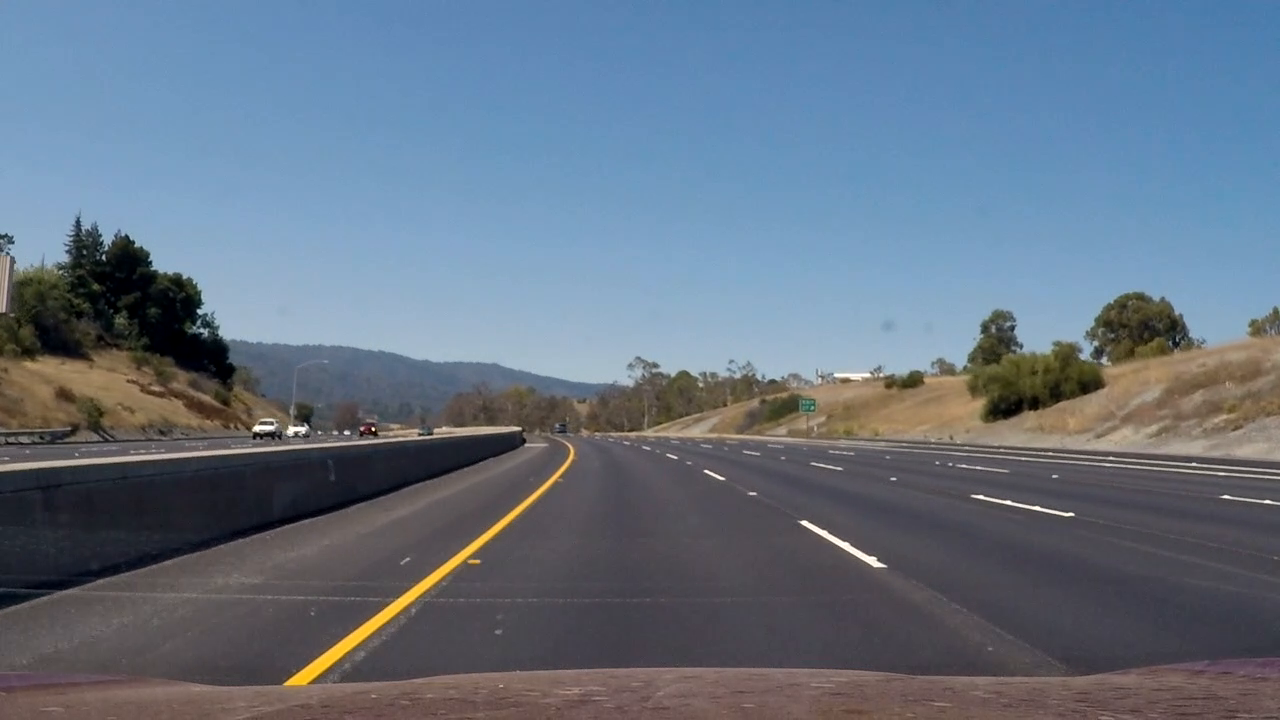
#> input picture TrafficDetection/test_images/test_image01.png, 1280 x 720 px
$ python unittest_threshold.py   (older library calls are emulated)
#> lines starting #> are read from the running program, lines starting #| are printed output that depends on the picture; after the words box and inside, x2 and y2 are one past the last pixel; in counts of white or black regions, pixels touching at a corner belong together
### TrafficDetection/utilities.py
"""
Various help functions:
- change_colorspace()
- get_perspective_trans_matrix()
- non_maxima_suppression()
- merge_box()
- box_by_heat()
- draw_box()
- two_plots()

Plot the original and processed image together.

"""
import re
import random

import cv2
import numpy as np
import matplotlib.pyplot as plt
from skimage.measure import label

from parameters import car_files, noncar_files


def change_colorspace(img, color_space):
    """Convert the color space of an image

    The read-in image is assumed to have RGB color space.

    :param img: numpy.ndarray
        Original image.
    :param color_space: string
        Color space of the new image.

    :return new_img: numpy.ndarray
        Image after changing color space
    """
    if len(img.shape) < 3:
        raise ValueError("A color image is required!")

    if re.search(r'^GRAY', color_space, re.IGNORECASE):
        new_img = cv2.cvtColor(img, cv2.COLOR_BGR2GRAY)
    elif re.search(r'^HSV', color_space, re.IGNORECASE):
        new_img = cv2.cvtColor(img, cv2.COLOR_BGR2HSV)
    elif re.search(r'^LUV', color_space, re.IGNORECASE):
        new_img = cv2.cvtColor(img, cv2.COLOR_BGR2LUV)
    elif re.search(r'^HLS', color_space, re.IGNORECASE):
        new_img = cv2.cvtColor(img, cv2.COLOR_BGR2HLS)
    elif re.search(r'^YUV', color_space, re.IGNORECASE):
        new_img = cv2.cvtColor(img, cv2.COLOR_BGR2YUV)
    elif re.search(r'^YCrCb', color_space, re.IGNORECASE):
        new_img = cv2.cvtColor(img, cv2.COLOR_BGR2YCrCb)
    elif color_space == 'RGB':
        new_img = np.copy(img)
    else:
        raise ValueError("Unknown color space!")

    return new_img


# [177 lines left out: functions get_perspective_trans_matrix, non_maxima_suppression, merge_box, box_by_heat, draw_box, not called in this run]


def two_plots(img1, img2, titles=('', '', ''), output=''):
    """Plot two images together

    It is used to draw a comparison between the original and
    final images.

    :param img1: numpy.ndarray
        The first image.
    :param img2: numpy.ndarray
        The second image.
    :param titles: tuple
        Titles in the form ('first', 'second', 'super title')
    :param output: string
        Name of the output image if specified.
    """
    ft_size = 18

    fig, (ax1, ax2) = plt.subplots(1, 2, figsize=(12, 4.5))
    if len(img1.shape) == 3:
        ax1.imshow(img1)
    else:
        ax1.imshow(img1, cmap='gray')
    ax1.set_title(titles[0], fontsize=ft_size)

    if len(img2.shape) == 3:
        ax2.imshow(img2)
    else:
        ax2.imshow(img2, cmap='gray')
    ax2.set_title(titles[1], fontsize=ft_size)

    plt.suptitle(titles[2], fontsize=ft_size)
    plt.tight_layout()
    if output:
        plt.savefig(output)
        print("Image is saved at {}".format(output))
        plt.close()
    else:
        plt.show()

### TrafficDetection/threshold.py
"""
Apply gradient and/or color threshold to an image.
"""
import numpy as np
import cv2

from utilities import change_colorspace


class Threshold(object):
    """Theshold class"""
    def __init__(self, img, color_space, channel):
        """Initialization

        :param img: numpy.ndarray
            Original image.
            The original image is assumed to have the RGB color space.
        :param color_space: string
            Color space of the new image.
        :param channel: int
            Index of the channel. Must be None, 0, 1 or 2.
        """
        new_img = change_colorspace(img, color_space)

        if len(new_img.shape) == 2:
            self.img = new_img
        elif len(new_img.shape) == 3:
            assert (channel in range(3))
            self.img = new_img[:, :, channel]
        else:
            raise ValueError()

        # initialize the binary image
        self.binary = np.zeros(img.shape[:2]).astype(np.uint8)

    def transform(self, direction=None, **kwargs):
        """Apply threshold operation

        :param direction: string
            Name of the direction in gradient calculation.
        """
        if direction is None:
            self.color_thresh(**kwargs)
        elif direction in ('mag', 'x', 'y', 'angle'):
            self.gradient_thresh(direction, **kwargs)
        else:
            raise ValueError('Unknown value for direction')

    def gradient_thresh(self, direction, thresh=(0, 255), sobel_kernel=3):
        """Apply gradient threshold to a channel of an image

        :param direction: string
            Name of the direction in gradient calculation.
        :param thresh: tuple, (min, max)
            Threshold values.
        :param sobel_kernel: int
            Sober kernel size.
        """
        abs_sobelx = np.abs(
            cv2.Sobel(self.img, cv2.CV_64F, 1, 0, ksize=sobel_kernel))
        abs_sobely = np.abs(
            cv2.Sobel(self.img, cv2.CV_64F, 0, 1, ksize=sobel_kernel))

        if direction == 'mag':
            value = np.sqrt(abs_sobelx ** 2 + abs_sobely ** 2)
        elif direction == 'x':
            value = abs_sobelx
        elif direction == 'y':
            value = abs_sobely
        elif direction == 'angle':
            value = np.arctan2(abs_sobely, abs_sobelx)
        else:
            raise ValueError('Unknown gradient type!')

        scaled_sobel = np.uint8(255 * value / np.max(value))

        self.binary = np.zeros_like(self.binary)
        self.binary[(scaled_sobel >= thresh[0]) & (scaled_sobel <= thresh[1])] = 1

    def color_thresh(self, thresh=(0, 255)):
        """Apply color threshold to a channel of an image

        :param thresh: tuple, (min, max)
            Threshold values.
        """
        self.binary = np.zeros_like(self.binary)
        self.binary[(self.img > thresh[0]) & (self.img <= thresh[1])] = 1


# [26 lines left out: function thresh_image, not called in this run]

### TrafficDetection/unittest_threshold.py
"""
test class Threshold
"""
import matplotlib.pyplot as plt
import cv2

from threshold import Threshold
from utilities import two_plots


test_image = "./test_images/test_image01.png"

thresh_params = [
    {'color_space': 'hls', 'channel': 2, 'direction': 'x', 'thresh': (20, 100)},
    {'color_space': 'hls', 'channel': 2, 'direction': None, 'thresh': (100, 255)},
    {'color_space': 'gray', 'channel': None, 'direction': None, 'thresh': (190, 255)}
]

img = cv2.imread(test_image)
#> img is the input picture: shape (720, 1280, 3); mean B, G, R 131.2, 115, 101
img = cv2.cvtColor(img, cv2.COLOR_BGR2RGB)

binary = None
for param in thresh_params:
    th = Threshold(img, param['color_space'], param['channel'])

    th.transform(param['direction'], thresh=param['thresh'])
    if binary is None:
        binary = th.binary
    else:
        binary |= th.binary

    # Visualize the result in each step
    title1 = param['color_space'].upper() + '-' + str(param['channel'])
    if param['direction'] is None:
        title2 = 'color thresh ' + str(param['thresh'])
    else:
        title2 = param['direction'] + ' gradient thresh ' + str(param['thresh'])

    two_plots(th.img, th.binary, titles=(title1, title2, ''))
#> this loop made 3 passes
#> pass 1, in __init__, `self.img = new_img[:, :, channel]`:
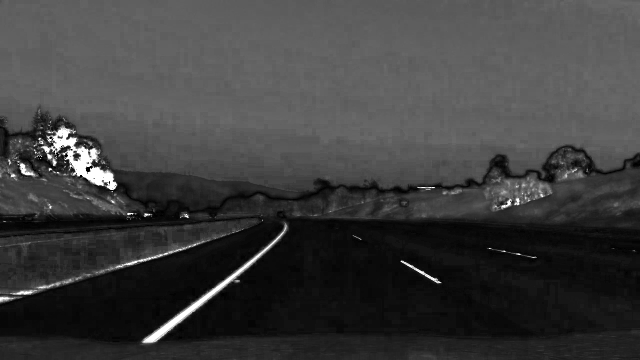
#> self.img: shape (720, 1280) (shown at 1/2 size); min 0, max 255, mean 61.5
#> pass 1, in two_plots, `plt.show()`:
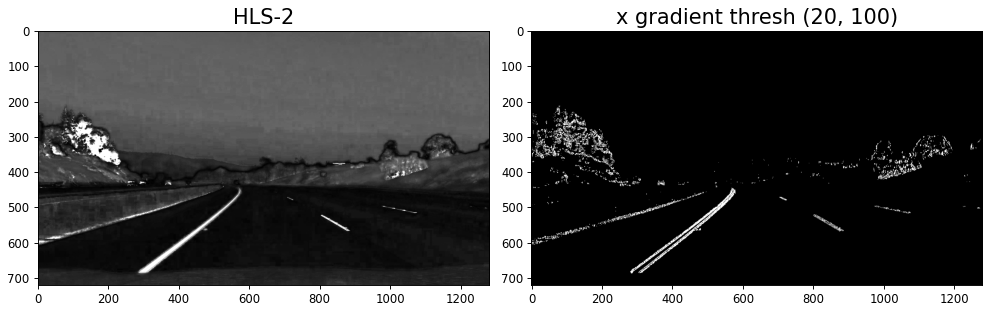
#> figure drawn by matplotlib, 2 panels
#> after the loop:
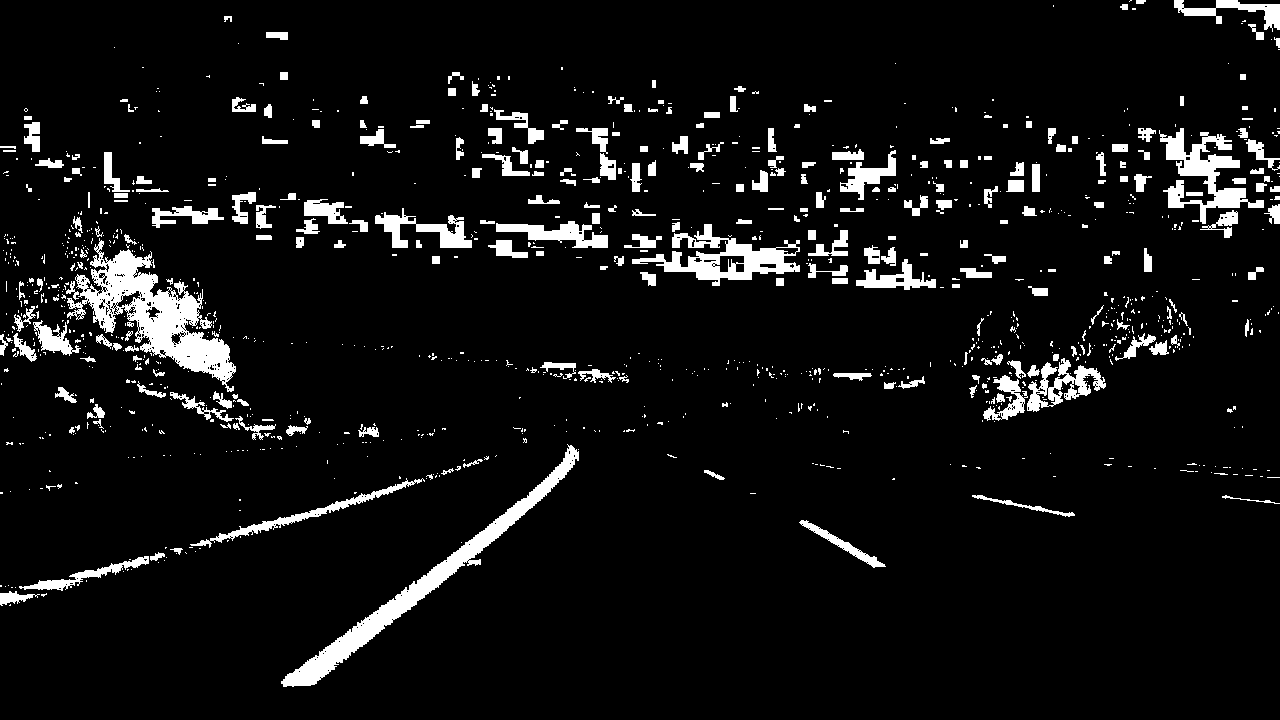
#> binary: shape (720, 1280); values 0 (black) and 1 (white), 6.8% white; 1162 white regions (889 under 20 px), largest, box (x1, y1, x2, y2) and area: (67, 238, 236, 392) 8353, (281, 444, 579, 687) 6292, (632, 224, 800, 286) 3586
#> after the loop:
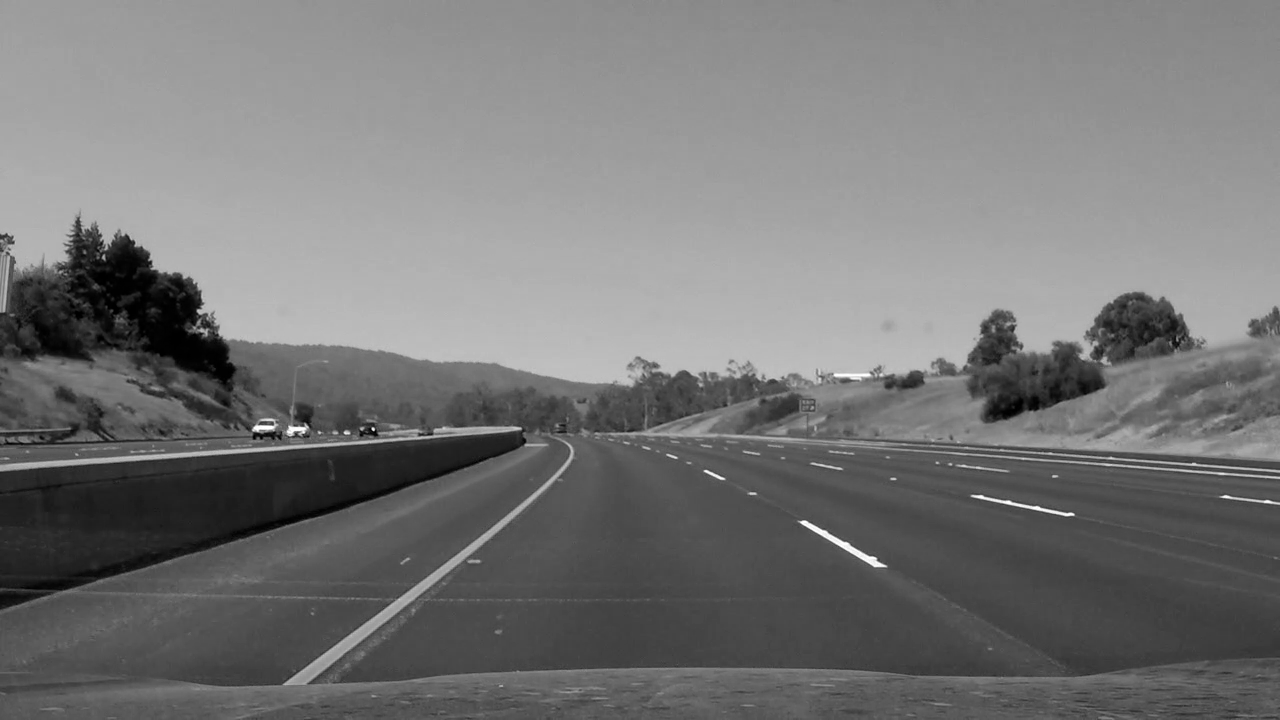
#> th.img: shape (720, 1280); min 0, max 255, mean 118.3

plt.imshow(binary, cmap='gray')
plt.title("Combination of different threshold", fontsize=18)
plt.show()

$ run again, with TrafficDetection/test_images/test_image00.png copied over TrafficDetection/test_images/test_image01.png
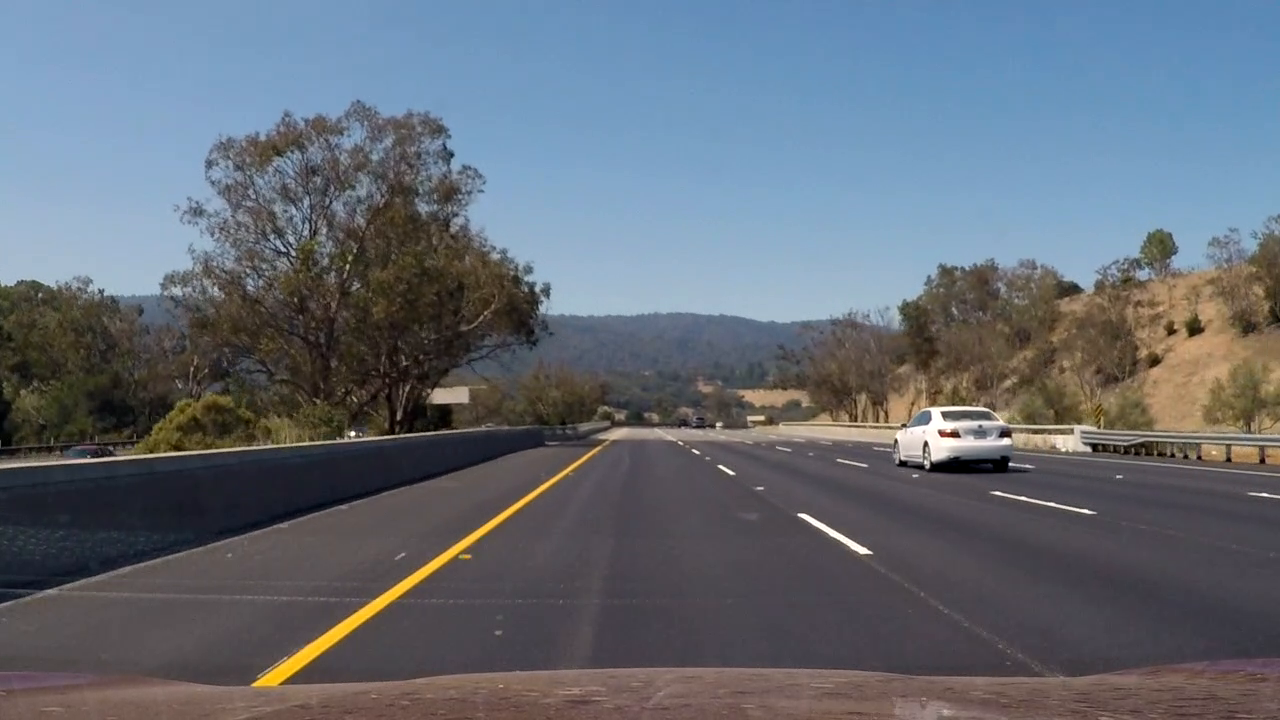
#> input picture TrafficDetection/test_images/test_image00.png, 1280 x 720 px
#> img is the input picture: shape (720, 1280, 3); mean B, G, R 117.5, 107.5, 99.9
#> after the loop `for param in thresh_params:`:
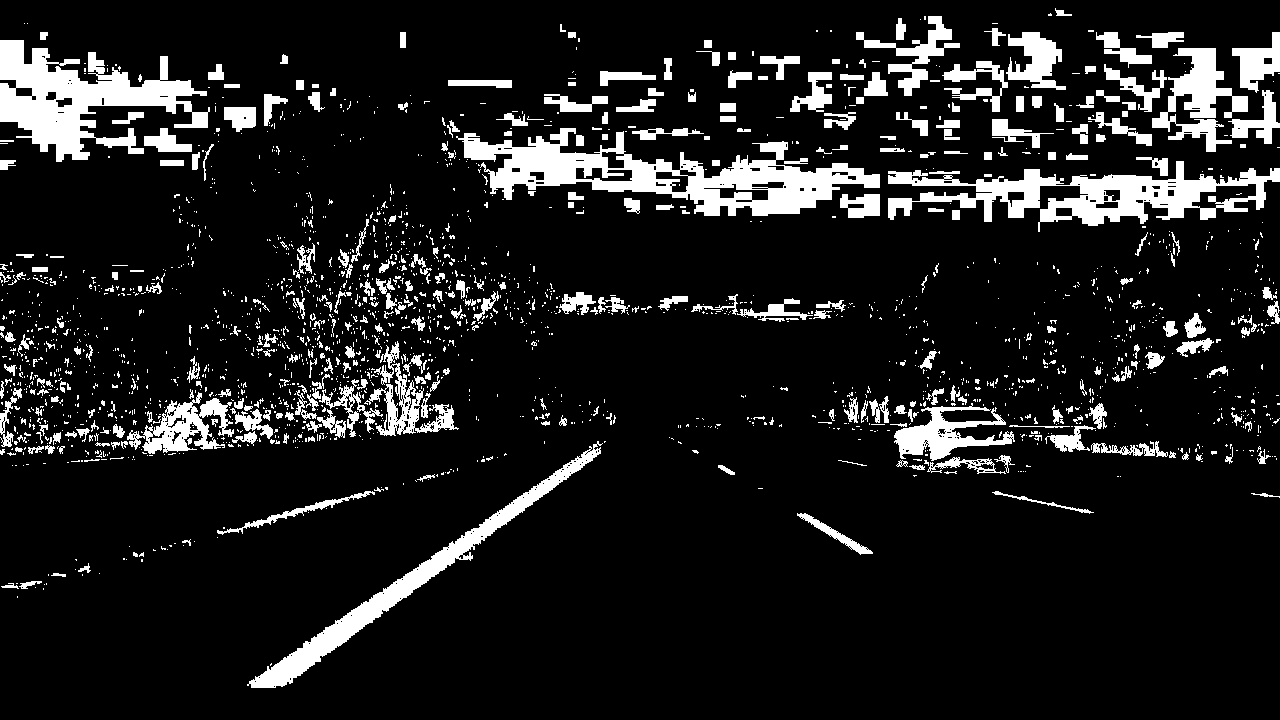
#> binary: shape (720, 1280); values 0 (black) and 1 (white), 11.4% white; 2183 white regions (1816 under 20 px), largest, box (x1, y1, x2, y2) and area: (456, 128, 880, 216) 13812, (0, 40, 210, 162) 11230, (888, 161, 1280, 232) 10325
#> after the loop `for param in thresh_params:`:
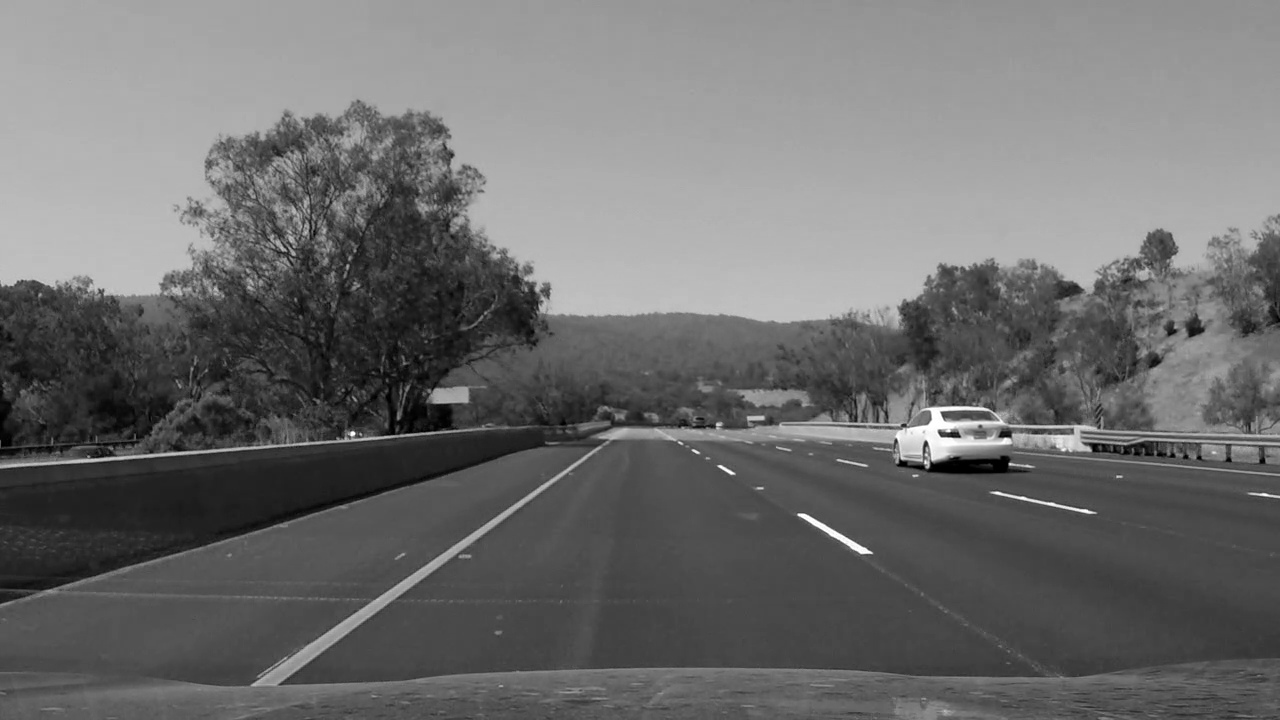
#> th.img: shape (720, 1280); min 0, max 255, mean 109.6
